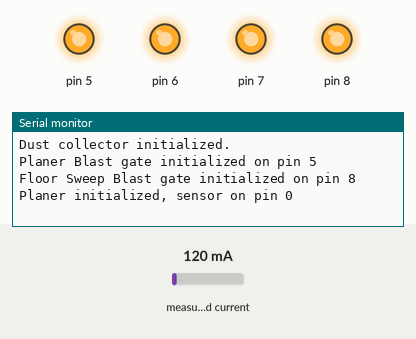
Recording of a sketch running on a simulated Arduino Uno, built with avr-gcc and run on an emulated ATmega328P. Parts: output pins drawn as LEDs (lit = HIGH), the last lines printed to the serial monitor. Inputs (shaded band) come from the test bench; at power-on: measured current 120 mA.

Above: at 3.2 s.
3.3 s: measured current set to 500 mA
At 4.5 s:
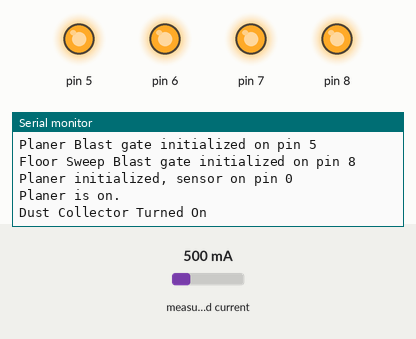
5.1 s: measured current set to 40 mA
At 7.3 s:
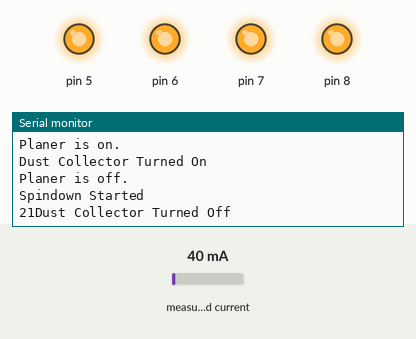

Measured:
- after the input at 3.3 s, the serial monitor: prints a new line after 0.31 s (image 1)
- after the input at 5.1 s, the serial monitor: prints a new line after 0.29 s (image 2)

The sketch:

blast-gate-control-v01.ino
```cpp
// Based on the code: https://scottydwalsh.wordpress.com/automatic-dust-collection/
// Also: https://github.com/iliketomakestuff/iltms_automated_dust_collection/blob/master/DustCollectionAutomation_v2.ino
// based on work done at: https://olimex.wordpress.com/2015/09/29/energy-monitoring-with-arduino-and-current-clamp-sensor/
// and: https://learn.openenergymonitor.org/electricity-monitoring/ct-sensors/interface-with-arduino?redirected=true

#include "EmonLib.h"

void writeToLog(String eventMessage) {
  Serial.println(eventMessage);
}

void setupDelay() {
  delay(250);
}

class dustCollector {
    //Assumes that relays are used to automate the pressing of the start or stop motor starter circuits
    //Start is typically wired normally open
    //Stop is typically wired normally closed
    int startPin;
    int stopPin;
    bool state = false;
    int spinDownSeconds = 0;

    void hardwareTurnOn() {
      digitalWrite(startPin, 0);
      delay(1000);
      digitalWrite(startPin, 1);
    }

    void hardwareTurnOff() {
      digitalWrite(stopPin, LOW);
      delay(1000);
      digitalWrite(stopPin, HIGH);
    }

  public:
    dustCollector(int startPin, int stopPin) {
      this->startPin = startPin;
      this->stopPin = stopPin;
    }

    void setup() {
      pinMode(startPin, OUTPUT);
      pinMode(stopPin, OUTPUT);
      digitalWrite(startPin, 1);
      digitalWrite(stopPin, 1);
      writeToLog("Dust collector initialized.");
      setupDelay();
    }

    bool isOn() {
      return state;
    }

    bool isOff() {
      return not state;
    }

    void turnOn() {
      spinDownSeconds = 0;
      if (not isOn()) {
        writeToLog("Dust Collector Turned On");
        state = true;

//        hardwareTurnOn();

      }
    }
    bool isSpinningDown() {
      return spinDownSeconds > 0;
    }


    void turnOff(int spinDownSeconds) {
      this->spinDownSeconds = spinDownSeconds;
      writeToLog("Spindown Started");
    }


    void decrmentSpinDown() {
      Serial.print(spinDownSeconds);
      spinDownSeconds -= 1;
      if (spinDownSeconds == 0) {
        writeToLog("Dust Collector Turned Off");
        state = false;
//        hardwareTurnOff();
      }
      delay(1000);
    }
};

class blastGate {
    String gateName;
    int pin;
    bool state = false;

    void hardwareOpenGate() {
      digitalWrite(pin, LOW);
      delay(250);
    }

    void hardwareCloseGate() {
      digitalWrite(pin, HIGH);
      delay(250);
    }

  public:

    blastGate(String gateName, int pin) {
      this->gateName = gateName;
      this->pin = pin;
    }

    void setup() {
      pinMode(pin, OUTPUT);
      digitalWrite(pin, HIGH);
      writeToLog(gateName + " Blast gate initialized on pin " + pin);
      setupDelay();

    }

    bool isOpen() {
      return state;
    }

    void openGate() {
      if (not isOpen()) {
        writeToLog(gateName + " Blast Gate Opened");
        state = true;
//        hardwareOpenGate();
      }
    }

    void closeGate() {
      if (isOpen()) {
        writeToLog(gateName + " Blast Gate Closed");
//        hardwareCloseGate();
        state = false;
      }
    }
};

class machine {
    EnergyMonitor currentSensor;
    //blastGate &primaryBlastGate;
    blastGate *gates;
    dustCollector &primaryDustCollector;
    blastGate &secondBlastGate;


    double lastIrms = 0;
    double Irms = 0;
    double delta = 0;
    String machineName;
    int sensorPin;
    int spinDownSeconds;
    bool priorState = false;
    bool state = false;
    bool hasSecondGate = false;
    int noOfGates = 0;

  public:

    machine(String machineName, int sensorPin, int spinDownSeconds, blastGate gates[], dustCollector &attachDustCollector, int noOfGates):
//      primaryBlastGate(attachBlastGate),
      primaryDustCollector(attachDustCollector)
    {
      this->machineName = machineName;
      this->sensorPin = sensorPin;
      this->spinDownSeconds = spinDownSeconds;
    }

    void setup() {
      currentSensor.current(0, 120);
      writeToLog(machineName + " initialized, sensor on pin " + sensorPin);
      setupDelay();
    }

    void checkUsage() {
      double Irms = currentSensor.calcIrms(1480);
      if (primaryDustCollector.isOff()) {

        for(int i=0; i<noOfGates;i++){
        gates[i].closeGate();
        }

//        primaryBlastGate.closeGate();

      }

//            Serial.print(" ");
//            Serial.print(Irms);
//            Serial.print(" ");
//            Serial.print(delta);
//            Serial.print(machineName + " = ");
//            Serial.print(state);
//            Serial.println("");


      if (delta >= .1 && Irms > 0.32) {
        //        Serial.println("On state detected");
        state = true;
        if (state != priorState) {
          writeToLog(machineName + " is on.");

//          gates[1].openGate();
          for(int i=0; i<noOfGates;i++){
            Serial.print(i);
        gates[i].openGate();
        }
//          primaryBlastGate.openGate();
//          if(hasSecondGate){
//            secondBlastGate.openGate();
//          }
          primaryDustCollector.turnOn();
          priorState = state;
        }
      }

      if (delta <= -.1) {
        //        Serial.println("off state detected");
        state = false;
        if (state != priorState) {
          writeToLog(machineName + " is off.");

          primaryDustCollector.turnOff(spinDownSeconds);
          priorState = state;
        }
      }
      priorState = state;
      delta = Irms - lastIrms;
      lastIrms = Irms;

    }


};

dustCollector mainDustCollector(7, 6);

blastGate planerGate("Planer", 5);
//blastGate bandSawGate("Band Saw", 12);
//blastGate jointerGate("Jointer", 11);
//blastGate tableSawGate("Table Saw", 10);
//blastGate shaperGate("Shaper", 9);
blastGate floorSweepGate("Floor Sweep", 8);

blastGate theseGates[] = {planerGate,floorSweepGate};
machine planer("Planer", 0, 2, theseGates, mainDustCollector,2);

//machine bandSaw("Band Saw", 1, 5, bandSawGate, mainDustCollector);
//machine jointer("Jointer", 2, 10, jointerGate, mainDustCollector);
//machine tableSaw("Table Saw", 3, 5, tableSawGate, mainDustCollector);

//machine shaper("Shaper", 4, 5, shaperGate, mainDustCollector);

//machine floorSweep("Floor Sweep", 5, 5, floorSweepGate, mainDustCollector);

void setup() {
  delay(1000);
  Serial.begin(9600);


  mainDustCollector.setup();

  planerGate.setup();
//    bandSawGate.setup();
  //  jointerGate.setup();
  //  tableSawGate.setup();
  //  shaperGate.setup();
 floorSweepGate.setup();


  planer.setup();
//    bandSaw.setup();
  //  jointer.setup();
  //  tableSaw.setup();
  //  shaper.setup();
  //  floorSweep.setup();

}

void loop() {
  //  Serial.print(mainDustCollector.isSpinningDown());
  if (mainDustCollector.isSpinningDown()) {
    mainDustCollector.decrmentSpinDown();
  }

  planer.checkUsage();
//    bandSaw.checkUsage();
  //  jointer.checkUsage();
  //  tableSaw.checkUsage();
  //  shaper.checkUsage();
  //  floorSweep.checkUsage();


  //  mainDustCollector.turnOn();
  //  delay(3000);
  //  mainDustCollector.turnOff(0);
  //  delay(3000);


  // put your main code here, to run repeatedly:

  // for each tool
  // check if it is on
  // update gate states accoridingly
  // if ia tool is on turn on the dust collector
  // if no tool is on turn off the dust collector


}
```
